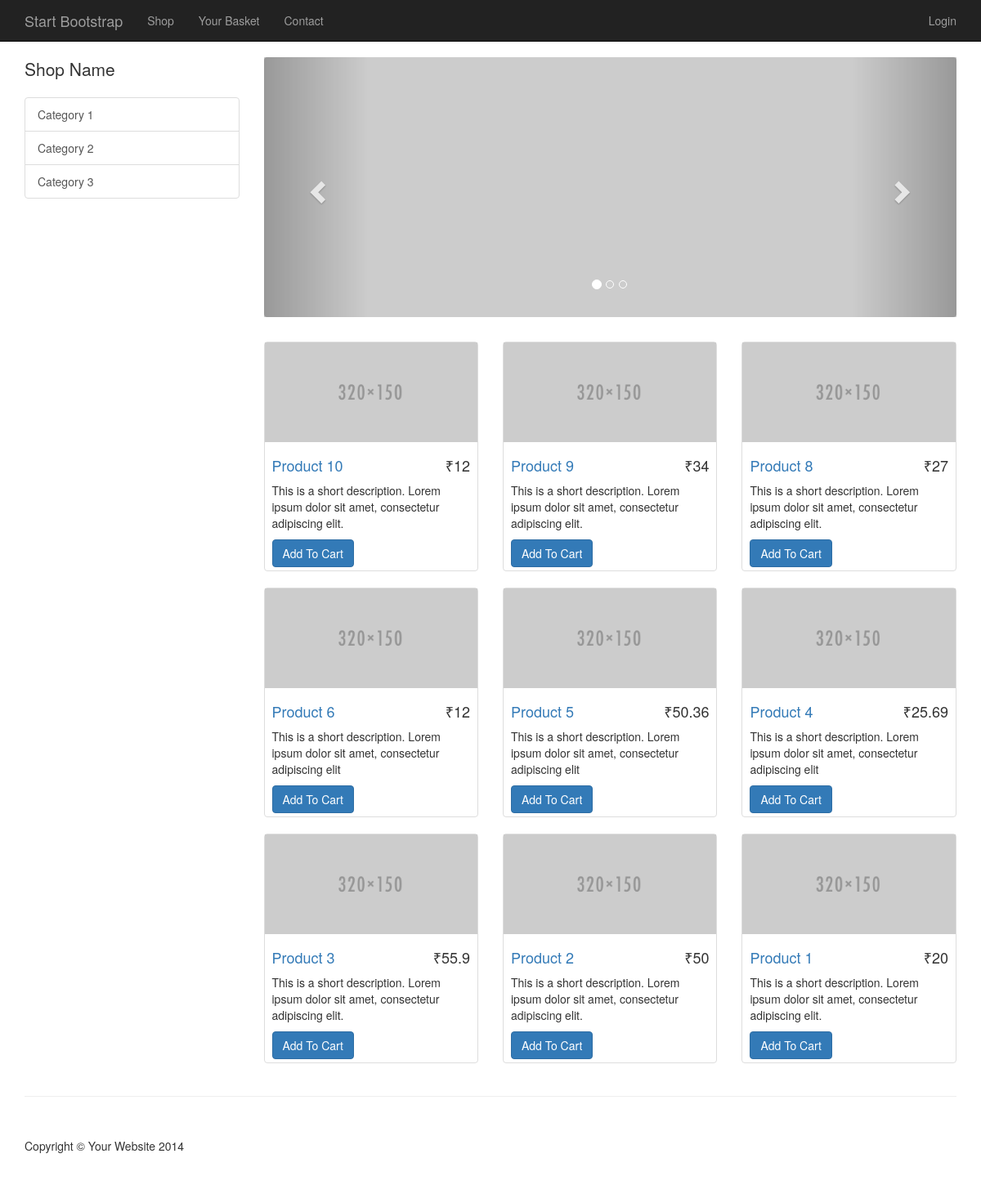
The page / on the database its author committed.
### tables this page shows
CREATE TABLE `categories` (
  `cat_id` int(11) NOT NULL,
  `cat_title` varchar(255) NOT NULL
);

CREATE TABLE `products` (
  `product_id` int(11) NOT NULL,
  `product_title` varchar(255) NOT NULL,
  `product_category_id` int(11) NOT NULL,
  `product_price` float NOT NULL,
  `product_quantity` int(11) NOT NULL,
  `product_description` text NOT NULL,
  `product_short_desc` text NOT NULL,
  `product_image` varchar(255) NOT NULL,
  `product_image_big` varchar(255) NOT NULL,
  `product_status` tinyint(1) NOT NULL DEFAULT '1'
);

### resources/functions.php (the view, shortened to what this page needs)
<?php
function query($sql)
{
    global $conn;
    return mysqli_query($conn, $sql);
}
function escape_string($string)
{
    global $conn;
    return mysqli_real_escape_string($conn, $string);
}
function fetch_array($result)
{
    return mysqli_fetch_array($result);
}
function get_products($type = 'ASC')
{
    $query = query("SELECT * FROM products WHERE product_quantity > 0 AND product_status = 1 ORDER BY product_id $type");
    while($row = fetch_array($query)){
        $product = <<<DELEMITER
                    <div class="col-sm-4 col-lg-4 col-md-4">
                        <div class="thumbnail">
                            <a href="item.php?id={$row['product_id']}"><img height="150" width="320" src="../resources/uploads/{$row['product_image']}"></a>
                            <div class="caption">
                                <h4 class="pull-right">&#8377;{$row['product_price']}</h4>
                                <h4><a href="item.php?id={$row['product_id']}">{$row['product_title']}</a>
                                </h4>
                                <p>{$row['product_short_desc']}</p>
                                <a class="btn btn-primary" href="cart.php?add={$row['product_id']}">Add To Cart</a>
                            </div>
                        </div>
                    </div>
DELEMITER;
        echo $product;
    }
}
function get_categories()
{
    $result = query(escape_string("SELECT * FROM categories"));
    while($row = fetch_array($result))
    {
        echo "<a href='category.php?id=".$row['cat_id']."' class='list-group-item'>".$row['cat_title']."</a>";
    }
}

### public/css/shop-homepage.css (style rules this page uses)
body { padding-top: 70px; }
.caption { height: 130px; overflow: hidden; }
.caption h4 { white-space: nowrap; }
.thumbnail img { width: 100%; }
.thumbnail { padding: 0; }

### public/css/style.css (style rules this page uses)
.caption { height: 157px; }

### rows shown on the page
categories: cat_title "Category 1"
categories: cat_title "Category 2"
categories: cat_title "Category 3"
products: product_image (picture), product_price "12", product_title "Product 10", product_short_desc "This is a short description. Lorem ipsum dolor sit amet, consectetur adipiscing elit."
products: product_image (picture), product_price "34", product_title "Product 9", product_short_desc "This is a short description. Lorem ipsum dolor sit amet, consectetur adipiscing elit."
products: product_image (picture), product_price "27", product_title "Product 8", product_short_desc "This is a short description. Lorem ipsum dolor sit amet, consectetur adipiscing elit."
products: product_image (picture), product_price "12", product_title "Product 6", product_short_desc "This is a short description. Lorem ipsum dolor sit amet, consectetur adipiscing elit"
products: product_image (picture), product_price "50.36", product_title "Product 5", product_short_desc "This is a short description. Lorem ipsum dolor sit amet, consectetur adipiscing elit"
products: product_image (picture), product_price "25.69", product_title "Product 4", product_short_desc "This is a short description. Lorem ipsum dolor sit amet, consectetur adipiscing elit"
products: product_image (picture), product_price "55.9", product_title "Product 3", product_short_desc "This is a short description. Lorem ipsum dolor sit amet, consectetur adipiscing elit."
products: product_image (picture), product_price "50", product_title "Product 2", product_short_desc "This is a short description. Lorem ipsum dolor sit amet, consectetur adipiscing elit."
products: product_image (picture), product_price "20", product_title "Product 1", product_short_desc "This is a short description. Lorem ipsum dolor sit amet, consectetur adipiscing elit."
